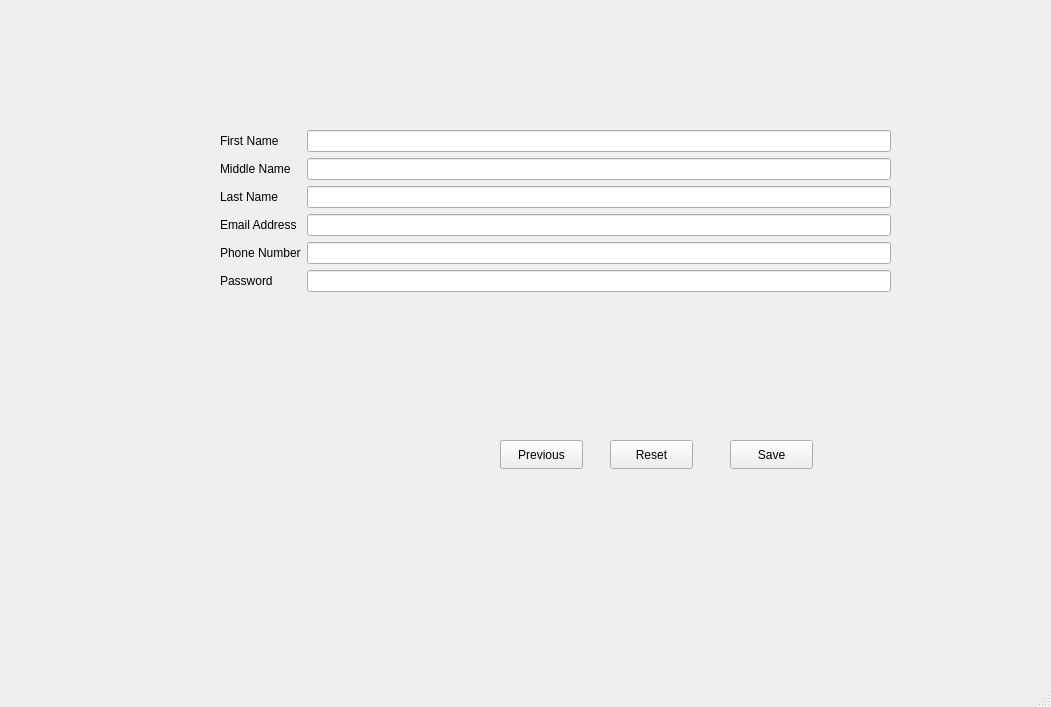
<?xml version="1.0" encoding="UTF-8"?>
<ui version="4.0">
 <class>MainWindow</class>
 <widget class="QMainWindow" name="MainWindow">
  <property name="geometry">
   <rect>
    <x>0</x>
    <y>0</y>
    <width>1051</width>
    <height>707</height>
   </rect>
  </property>
  <property name="windowTitle">
   <string>MainWindow</string>
  </property>
  <widget class="QWidget" name="centralwidget">
   <widget class="QStackedWidget" name="stackedWidget">
    <property name="geometry">
     <rect>
      <x>20</x>
      <y>10</y>
      <width>1021</width>
      <height>651</height>
     </rect>
    </property>
    <property name="currentIndex">
     <number>1</number>
    </property>
    <widget class="QWidget" name="page">
     <widget class="QLabel" name="label">
      <property name="geometry">
       <rect>
        <x>330</x>
        <y>0</y>
        <width>271</width>
        <height>111</height>
       </rect>
      </property>
      <property name="font">
       <font>
        <pointsize>20</pointsize>
       </font>
      </property>
      <property name="text">
       <string>Mind Your Money </string>
      </property>
     </widget>
     <widget class="QWidget" name="formLayoutWidget">
      <property name="geometry">
       <rect>
        <x>270</x>
        <y>160</y>
        <width>531</width>
        <height>81</height>
       </rect>
      </property>
      <layout class="QFormLayout" name="formLayout">
       <item row="0" column="0">
        <widget class="QLabel" name="label_2">
         <property name="font">
          <font>
           <pointsize>12</pointsize>
          </font>
         </property>
         <property name="text">
          <string>Email</string>
         </property>
        </widget>
       </item>
       <item row="0" column="1">
        <widget class="QLineEdit" name="txtEmail"/>
       </item>
       <item row="1" column="0">
        <widget class="QLabel" name="label_3">
         <property name="font">
          <font>
           <pointsize>12</pointsize>
          </font>
         </property>
         <property name="text">
          <string>Password</string>
         </property>
        </widget>
       </item>
       <item row="1" column="1">
        <widget class="QLineEdit" name="txtPassword"/>
       </item>
      </layout>
     </widget>
     <widget class="QPushButton" name="btnSignup">
      <property name="geometry">
       <rect>
        <x>640</x>
        <y>290</y>
        <width>121</width>
        <height>31</height>
       </rect>
      </property>
      <property name="text">
       <string>SignUp</string>
      </property>
     </widget>
     <widget class="QPushButton" name="btnLogin">
      <property name="geometry">
       <rect>
        <x>450</x>
        <y>290</y>
        <width>121</width>
        <height>31</height>
       </rect>
      </property>
      <property name="text">
       <string>Login</string>
      </property>
     </widget>
     <widget class="QPushButton" name="btnForgot">
      <property name="geometry">
       <rect>
        <x>250</x>
        <y>290</y>
        <width>121</width>
        <height>31</height>
       </rect>
      </property>
      <property name="text">
       <string>ForgotPassword</string>
      </property>
     </widget>
    </widget>
    <widget class="QWidget" name="page_2">
     <widget class="QPushButton" name="btnSave1">
      <property name="geometry">
       <rect>
        <x>710</x>
        <y>430</y>
        <width>83</width>
        <height>29</height>
       </rect>
      </property>
      <property name="text">
       <string>Save</string>
      </property>
     </widget>
     <widget class="QPushButton" name="btnReset">
      <property name="geometry">
       <rect>
        <x>590</x>
        <y>430</y>
        <width>83</width>
        <height>29</height>
       </rect>
      </property>
      <property name="text">
       <string>Reset</string>
      </property>
     </widget>
     <widget class="QWidget" name="formLayoutWidget_2">
      <property name="geometry">
       <rect>
        <x>200</x>
        <y>120</y>
        <width>671</width>
        <height>231</height>
       </rect>
      </property>
      <layout class="QFormLayout" name="formLayout_2">
       <item row="0" column="0">
        <widget class="QLabel" name="label_4">
         <property name="text">
          <string>First Name</string>
         </property>
        </widget>
       </item>
       <item row="0" column="1">
        <widget class="QLineEdit" name="txtFirstName"/>
       </item>
       <item row="1" column="0">
        <widget class="QLabel" name="label_5">
         <property name="text">
          <string>Middle Name</string>
         </property>
        </widget>
       </item>
       <item row="2" column="0">
        <widget class="QLabel" name="label_6">
         <property name="text">
          <string>Last Name</string>
         </property>
        </widget>
       </item>
       <item row="2" column="1">
        <widget class="QLineEdit" name="txtLastName"/>
       </item>
       <item row="3" column="0">
        <widget class="QLabel" name="label_7">
         <property name="text">
          <string>Email Address</string>
         </property>
        </widget>
       </item>
       <item row="3" column="1">
        <widget class="QLineEdit" name="txtEmail_2"/>
       </item>
       <item row="4" column="0">
        <widget class="QLabel" name="label_8">
         <property name="text">
          <string>Phone Number</string>
         </property>
        </widget>
       </item>
       <item row="4" column="1">
        <widget class="QLineEdit" name="txtPhone"/>
       </item>
       <item row="5" column="0">
        <widget class="QLabel" name="label_9">
         <property name="text">
          <string>Password</string>
         </property>
        </widget>
       </item>
       <item row="5" column="1">
        <widget class="QLineEdit" name="txtPassword_2"/>
       </item>
       <item row="1" column="1">
        <widget class="QLineEdit" name="txtMiddle"/>
       </item>
      </layout>
     </widget>
     <widget class="QPushButton" name="btnPrev">
      <property name="geometry">
       <rect>
        <x>480</x>
        <y>430</y>
        <width>83</width>
        <height>29</height>
       </rect>
      </property>
      <property name="text">
       <string>Previous</string>
      </property>
     </widget>
    </widget>
    <widget class="QWidget" name="page_3">
     <widget class="QLabel" name="label_10">
      <property name="geometry">
       <rect>
        <x>360</x>
        <y>0</y>
        <width>271</width>
        <height>121</height>
       </rect>
      </property>
      <property name="font">
       <font>
        <pointsize>25</pointsize>
       </font>
      </property>
      <property name="text">
       <string>Welcome User</string>
      </property>
     </widget>
     <widget class="QPushButton" name="pushButton">
      <property name="geometry">
       <rect>
        <x>270</x>
        <y>290</y>
        <width>121</width>
        <height>71</height>
       </rect>
      </property>
      <property name="text">
       <string>Enter Expense</string>
      </property>
     </widget>
     <widget class="QPushButton" name="pushButton_2">
      <property name="geometry">
       <rect>
        <x>30</x>
        <y>290</y>
        <width>121</width>
        <height>71</height>
       </rect>
      </property>
      <property name="text">
       <string>Edit Expense</string>
      </property>
     </widget>
     <widget class="QPushButton" name="pushButton_3">
      <property name="geometry">
       <rect>
        <x>490</x>
        <y>290</y>
        <width>131</width>
        <height>71</height>
       </rect>
      </property>
      <property name="text">
       <string>Generate Graph</string>
      </property>
     </widget>
    </widget>
   </widget>
  </widget>
  <widget class="QMenuBar" name="menubar">
   <property name="geometry">
    <rect>
     <x>0</x>
     <y>0</y>
     <width>1051</width>
     <height>25</height>
    </rect>
   </property>
  </widget>
  <widget class="QStatusBar" name="statusbar"/>
 </widget>
 <resources/>
 <connections/>
</ui>
